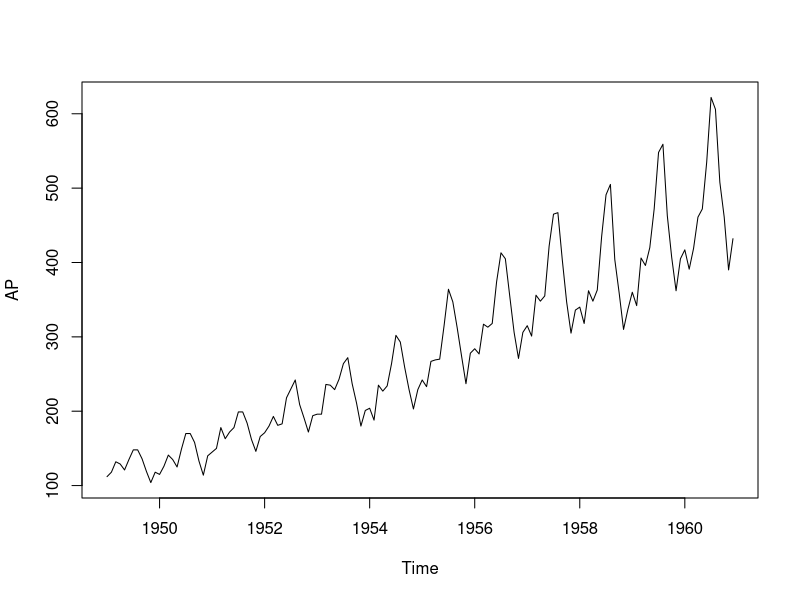
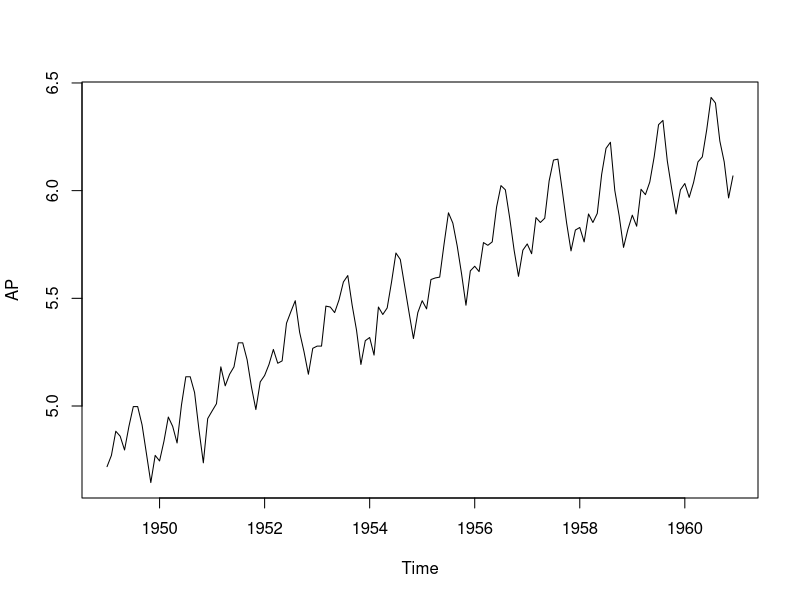
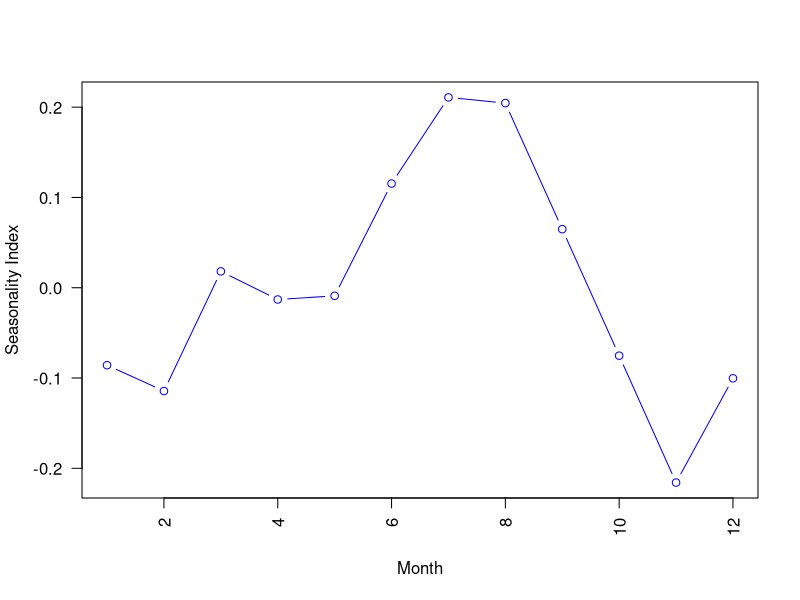
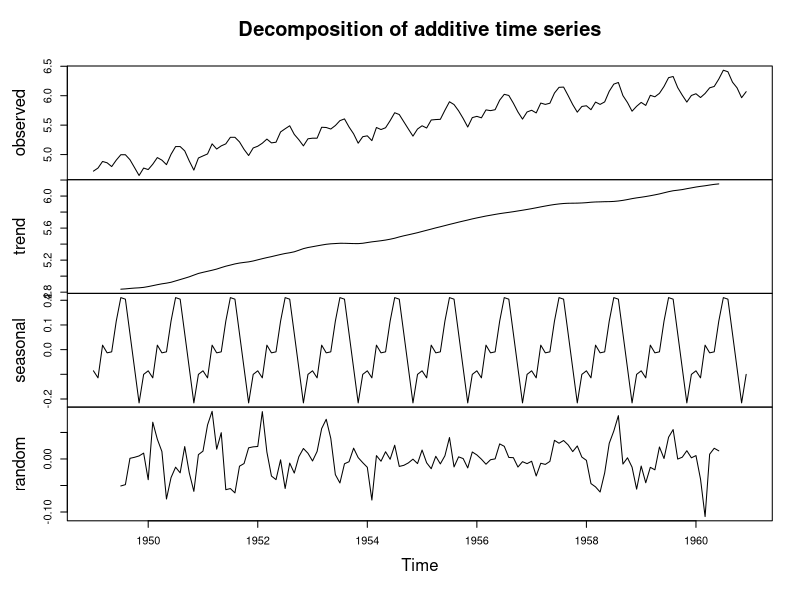
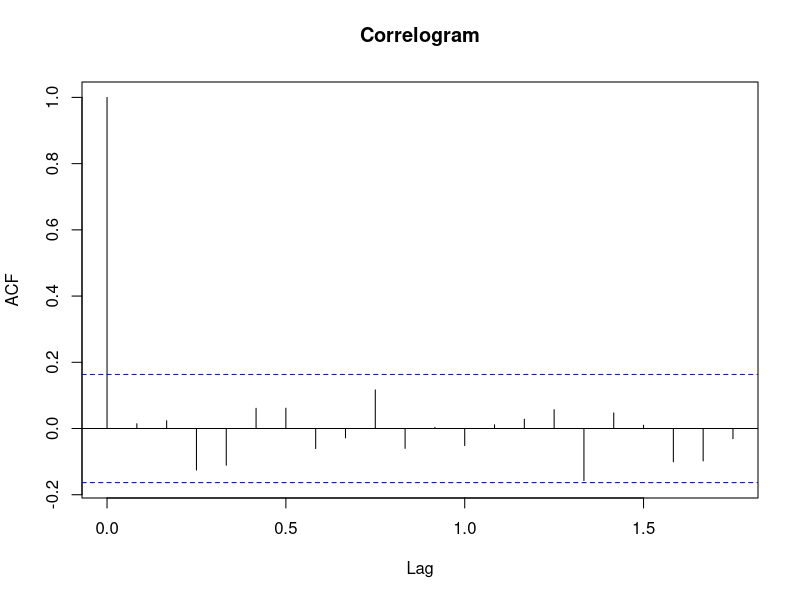
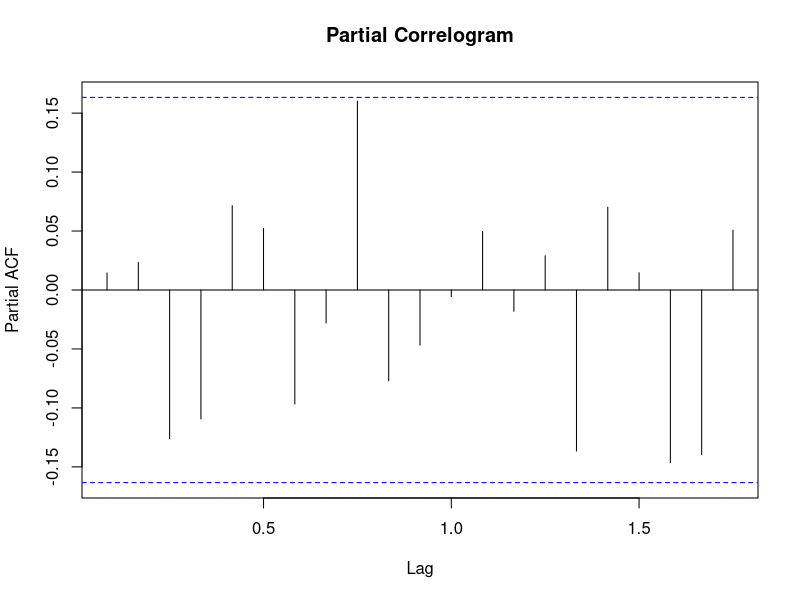
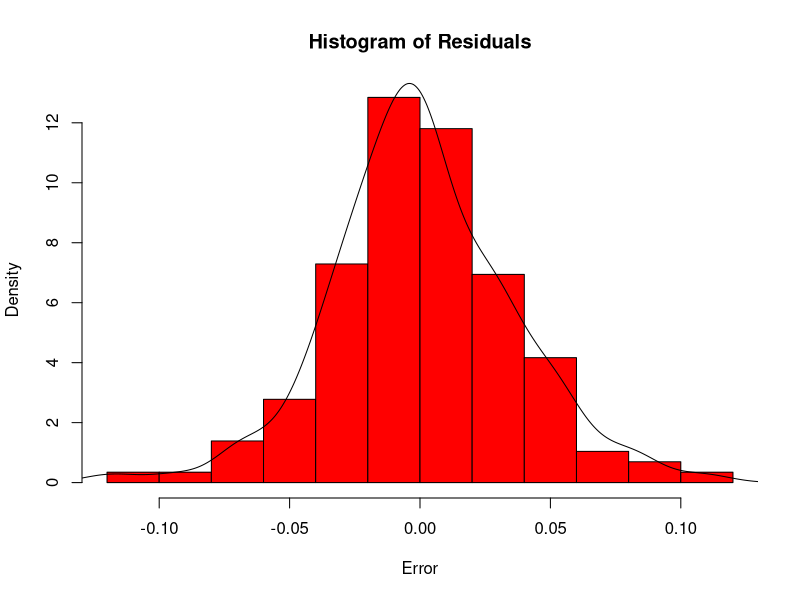
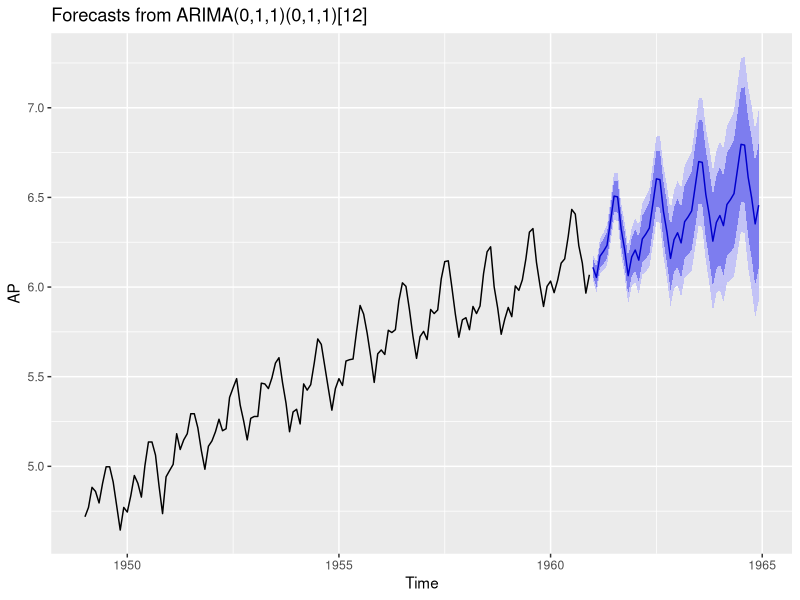

These charts were generated, in order, by the following R code:
## ---- chunk 1
data("AirPassengers")
AP <- AirPassengers
str(AP) # Time series with 144 values from years 1949 to 1961
# number of passenger in each month in each year = 112 118 129 ...
## ---- chunk 2
ts(AP, frequency=12, start=c(1494,1)) # because we have monthly data from 1494 from January

## ---- chunk 3
attributes(AP) # in a year we have 12 data points from year 1949 to 1960 something month
## ---- chunk 4
plot(AP)
## ---- chunk 5
AP <- log(AP)
plot(AP)
## ---- chunk 6
decomp <- decompose(AP)
decomp$figure
## ---- chunk 7
plot(decomp$figure,
     type="b",
     xlab='Month',
     ylab="Seasonality Index",
     col="blue",
     las = 2) # make the numbers appear vertical
## ---- chunk 8
plot(decomp)
## ---- chunk 9
#install.packages("forecast")
library(forecast)
# find BEST arima model based on AIC or BIC value
model <- auto.arima(AP)
model
## ---- chunk 10
attributes(model)
## ---- chunk 11
model$coef
## ---- chunk 12
acf(model$residuals, main="Correlogram")
## ---- chunk 13
pacf(model$residuals, main="Partial Correlogram")
## ---- chunk 14
Box.test(model$residuals, lag=20, type='Ljung-Box')
## ---- chunk 15
hist(model$residuals,
     col="red",
     xlab="Error",
     main = "Histogram of Residuals",
     freq = FALSE)
# It should be like normal distribution which is what we want
lines(density(model$residuals))

## ---- chunk 16
f <- forecast(model, 48) # let's do forecasting for the next 48 months
library(ggplot2)
autoplot(f)
## ---- chunk 17
# calculate standard time series measure
accuracy(f)
